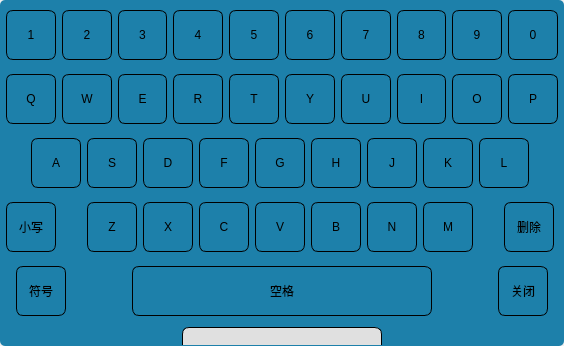
<?xml version="1.0" encoding="UTF-8"?>
<ui version="4.0">
 <class>KeyBoard</class>
 <widget class="QWidget" name="KeyBoard">
  <property name="geometry">
   <rect>
    <x>0</x>
    <y>0</y>
    <width>564</width>
    <height>346</height>
   </rect>
  </property>
  <property name="windowTitle">
   <string>Form</string>
  </property>
  <property name="styleSheet">
   <string notr="true">#centralwidget{
	background-color: rgb(29, 128, 170);
	border-radius: 5px;
}

QPushButton{
	border: 1px solid black;
	border-radius: 7px;
}

#widget_move{
	border-left: 1px solid black;
	border-right: 1px solid black;
	border-top: 1px solid black;
	border-bottom: 0px;
	border-top-left-radius: 7px;
	border-top-right-radius: 7px;
	background-color: rgb(224, 224, 224);
}</string>
  </property>
  <layout class="QHBoxLayout" name="horizontalLayout">
   <property name="spacing">
    <number>0</number>
   </property>
   <property name="leftMargin">
    <number>0</number>
   </property>
   <property name="topMargin">
    <number>0</number>
   </property>
   <property name="rightMargin">
    <number>0</number>
   </property>
   <property name="bottomMargin">
    <number>0</number>
   </property>
   <item>
    <widget class="QWidget" name="centralwidget" native="true">
     <property name="styleSheet">
      <string notr="true"/>
     </property>
     <layout class="QVBoxLayout" name="verticalLayout">
      <property name="leftMargin">
       <number>6</number>
      </property>
      <property name="topMargin">
       <number>6</number>
      </property>
      <property name="rightMargin">
       <number>6</number>
      </property>
      <property name="bottomMargin">
       <number>0</number>
      </property>
      <item>
       <widget class="QWidget" name="widget_4" native="true">
        <layout class="QHBoxLayout" name="horizontalLayout_3">
         <property name="leftMargin">
          <number>0</number>
         </property>
         <property name="topMargin">
          <number>0</number>
         </property>
         <property name="rightMargin">
          <number>0</number>
         </property>
         <property name="bottomMargin">
          <number>0</number>
         </property>
         <item>
          <widget class="QPushButton" name="pushButton_2">
           <property name="sizePolicy">
            <sizepolicy hsizetype="Preferred" vsizetype="Preferred">
             <horstretch>0</horstretch>
             <verstretch>0</verstretch>
            </sizepolicy>
           </property>
           <property name="minimumSize">
            <size>
             <width>0</width>
             <height>0</height>
            </size>
           </property>
           <property name="maximumSize">
            <size>
             <width>50</width>
             <height>50</height>
            </size>
           </property>
           <property name="focusPolicy">
            <enum>Qt::NoFocus</enum>
           </property>
           <property name="text">
            <string>1</string>
           </property>
           <property name="autoDefault">
            <bool>false</bool>
           </property>
          </widget>
         </item>
         <item>
          <widget class="QPushButton" name="pushButton_3">
           <property name="sizePolicy">
            <sizepolicy hsizetype="Preferred" vsizetype="Preferred">
             <horstretch>0</horstretch>
             <verstretch>0</verstretch>
            </sizepolicy>
           </property>
           <property name="minimumSize">
            <size>
             <width>0</width>
             <height>0</height>
            </size>
           </property>
           <property name="maximumSize">
            <size>
             <width>50</width>
             <height>50</height>
            </size>
           </property>
           <property name="focusPolicy">
            <enum>Qt::NoFocus</enum>
           </property>
           <property name="text">
            <string>2</string>
           </property>
           <property name="autoDefault">
            <bool>false</bool>
           </property>
          </widget>
         </item>
         <item>
          <widget class="QPushButton" name="pushButton_4">
           <property name="sizePolicy">
            <sizepolicy hsizetype="Preferred" vsizetype="Preferred">
             <horstretch>0</horstretch>
             <verstretch>0</verstretch>
            </sizepolicy>
           </property>
           <property name="minimumSize">
            <size>
             <width>0</width>
             <height>0</height>
            </size>
           </property>
           <property name="maximumSize">
            <size>
             <width>50</width>
             <height>50</height>
            </size>
           </property>
           <property name="focusPolicy">
            <enum>Qt::NoFocus</enum>
           </property>
           <property name="text">
            <string>3</string>
           </property>
           <property name="autoDefault">
            <bool>false</bool>
           </property>
          </widget>
         </item>
         <item>
          <widget class="QPushButton" name="pushButton_5">
           <property name="sizePolicy">
            <sizepolicy hsizetype="Preferred" vsizetype="Preferred">
             <horstretch>0</horstretch>
             <verstretch>0</verstretch>
            </sizepolicy>
           </property>
           <property name="minimumSize">
            <size>
             <width>0</width>
             <height>0</height>
            </size>
           </property>
           <property name="maximumSize">
            <size>
             <width>50</width>
             <height>50</height>
            </size>
           </property>
           <property name="focusPolicy">
            <enum>Qt::NoFocus</enum>
           </property>
           <property name="text">
            <string>4</string>
           </property>
           <property name="autoDefault">
            <bool>false</bool>
           </property>
          </widget>
         </item>
         <item>
          <widget class="QPushButton" name="pushButton_6">
           <property name="sizePolicy">
            <sizepolicy hsizetype="Preferred" vsizetype="Preferred">
             <horstretch>0</horstretch>
             <verstretch>0</verstretch>
            </sizepolicy>
           </property>
           <property name="minimumSize">
            <size>
             <width>0</width>
             <height>0</height>
            </size>
           </property>
           <property name="maximumSize">
            <size>
             <width>50</width>
             <height>50</height>
            </size>
           </property>
           <property name="focusPolicy">
            <enum>Qt::NoFocus</enum>
           </property>
           <property name="text">
            <string>5</string>
           </property>
           <property name="autoDefault">
            <bool>false</bool>
           </property>
          </widget>
         </item>
         <item>
          <widget class="QPushButton" name="pushButton_7">
           <property name="sizePolicy">
            <sizepolicy hsizetype="Preferred" vsizetype="Preferred">
             <horstretch>0</horstretch>
             <verstretch>0</verstretch>
            </sizepolicy>
           </property>
           <property name="minimumSize">
            <size>
             <width>0</width>
             <height>0</height>
            </size>
           </property>
           <property name="maximumSize">
            <size>
             <width>50</width>
             <height>50</height>
            </size>
           </property>
           <property name="focusPolicy">
            <enum>Qt::NoFocus</enum>
           </property>
           <property name="text">
            <string>6</string>
           </property>
           <property name="autoDefault">
            <bool>false</bool>
           </property>
          </widget>
         </item>
         <item>
          <widget class="QPushButton" name="pushButton_8">
           <property name="sizePolicy">
            <sizepolicy hsizetype="Preferred" vsizetype="Preferred">
             <horstretch>0</horstretch>
             <verstretch>0</verstretch>
            </sizepolicy>
           </property>
           <property name="minimumSize">
            <size>
             <width>0</width>
             <height>0</height>
            </size>
           </property>
           <property name="maximumSize">
            <size>
             <width>50</width>
             <height>50</height>
            </size>
           </property>
           <property name="focusPolicy">
            <enum>Qt::NoFocus</enum>
           </property>
           <property name="text">
            <string>7</string>
           </property>
           <property name="autoDefault">
            <bool>false</bool>
           </property>
          </widget>
         </item>
         <item>
          <widget class="QPushButton" name="pushButton_9">
           <property name="sizePolicy">
            <sizepolicy hsizetype="Preferred" vsizetype="Preferred">
             <horstretch>0</horstretch>
             <verstretch>0</verstretch>
            </sizepolicy>
           </property>
           <property name="minimumSize">
            <size>
             <width>0</width>
             <height>0</height>
            </size>
           </property>
           <property name="maximumSize">
            <size>
             <width>50</width>
             <height>50</height>
            </size>
           </property>
           <property name="focusPolicy">
            <enum>Qt::NoFocus</enum>
           </property>
           <property name="text">
            <string>8</string>
           </property>
           <property name="autoDefault">
            <bool>false</bool>
           </property>
          </widget>
         </item>
         <item>
          <widget class="QPushButton" name="pushButton_10">
           <property name="sizePolicy">
            <sizepolicy hsizetype="Preferred" vsizetype="Preferred">
             <horstretch>0</horstretch>
             <verstretch>0</verstretch>
            </sizepolicy>
           </property>
           <property name="minimumSize">
            <size>
             <width>0</width>
             <height>0</height>
            </size>
           </property>
           <property name="maximumSize">
            <size>
             <width>50</width>
             <height>50</height>
            </size>
           </property>
           <property name="focusPolicy">
            <enum>Qt::NoFocus</enum>
           </property>
           <property name="text">
            <string>9</string>
           </property>
           <property name="autoDefault">
            <bool>false</bool>
           </property>
          </widget>
         </item>
         <item>
          <widget class="QPushButton" name="pushButton_11">
           <property name="sizePolicy">
            <sizepolicy hsizetype="Preferred" vsizetype="Preferred">
             <horstretch>0</horstretch>
             <verstretch>0</verstretch>
            </sizepolicy>
           </property>
           <property name="minimumSize">
            <size>
             <width>0</width>
             <height>0</height>
            </size>
           </property>
           <property name="maximumSize">
            <size>
             <width>50</width>
             <height>50</height>
            </size>
           </property>
           <property name="focusPolicy">
            <enum>Qt::NoFocus</enum>
           </property>
           <property name="text">
            <string>0</string>
           </property>
           <property name="autoDefault">
            <bool>false</bool>
           </property>
          </widget>
         </item>
        </layout>
       </widget>
      </item>
      <item>
       <widget class="QWidget" name="widget_2" native="true">
        <layout class="QHBoxLayout" name="horizontalLayout_5">
         <property name="leftMargin">
          <number>0</number>
         </property>
         <property name="topMargin">
          <number>0</number>
         </property>
         <property name="rightMargin">
          <number>0</number>
         </property>
         <property name="bottomMargin">
          <number>0</number>
         </property>
         <item>
          <widget class="QPushButton" name="pushButton_21">
           <property name="sizePolicy">
            <sizepolicy hsizetype="Preferred" vsizetype="Preferred">
             <horstretch>0</horstretch>
             <verstretch>0</verstretch>
            </sizepolicy>
           </property>
           <property name="minimumSize">
            <size>
             <width>0</width>
             <height>0</height>
            </size>
           </property>
           <property name="maximumSize">
            <size>
             <width>50</width>
             <height>50</height>
            </size>
           </property>
           <property name="focusPolicy">
            <enum>Qt::NoFocus</enum>
           </property>
           <property name="text">
            <string>Q</string>
           </property>
          </widget>
         </item>
         <item>
          <widget class="QPushButton" name="pushButton_15">
           <property name="sizePolicy">
            <sizepolicy hsizetype="Preferred" vsizetype="Preferred">
             <horstretch>0</horstretch>
             <verstretch>0</verstretch>
            </sizepolicy>
           </property>
           <property name="minimumSize">
            <size>
             <width>0</width>
             <height>0</height>
            </size>
           </property>
           <property name="maximumSize">
            <size>
             <width>50</width>
             <height>50</height>
            </size>
           </property>
           <property name="focusPolicy">
            <enum>Qt::NoFocus</enum>
           </property>
           <property name="text">
            <string>W</string>
           </property>
          </widget>
         </item>
         <item>
          <widget class="QPushButton" name="pushButton_17">
           <property name="sizePolicy">
            <sizepolicy hsizetype="Preferred" vsizetype="Preferred">
             <horstretch>0</horstretch>
             <verstretch>0</verstretch>
            </sizepolicy>
           </property>
           <property name="minimumSize">
            <size>
             <width>0</width>
             <height>0</height>
            </size>
           </property>
           <property name="maximumSize">
            <size>
             <width>50</width>
             <height>50</height>
            </size>
           </property>
           <property name="focusPolicy">
            <enum>Qt::NoFocus</enum>
           </property>
           <property name="text">
            <string>E</string>
           </property>
          </widget>
         </item>
         <item>
          <widget class="QPushButton" name="pushButton_20">
           <property name="sizePolicy">
            <sizepolicy hsizetype="Preferred" vsizetype="Preferred">
             <horstretch>0</horstretch>
             <verstretch>0</verstretch>
            </sizepolicy>
           </property>
           <property name="minimumSize">
            <size>
             <width>0</width>
             <height>0</height>
            </size>
           </property>
           <property name="maximumSize">
            <size>
             <width>50</width>
             <height>50</height>
            </size>
           </property>
           <property name="focusPolicy">
            <enum>Qt::NoFocus</enum>
           </property>
           <property name="text">
            <string>R</string>
           </property>
          </widget>
         </item>
         <item>
          <widget class="QPushButton" name="pushButton_13">
           <property name="sizePolicy">
            <sizepolicy hsizetype="Preferred" vsizetype="Preferred">
             <horstretch>0</horstretch>
             <verstretch>0</verstretch>
            </sizepolicy>
           </property>
           <property name="minimumSize">
            <size>
             <width>0</width>
             <height>0</height>
            </size>
           </property>
           <property name="maximumSize">
            <size>
             <width>50</width>
             <height>50</height>
            </size>
           </property>
           <property name="focusPolicy">
            <enum>Qt::NoFocus</enum>
           </property>
           <property name="text">
            <string>T</string>
           </property>
          </widget>
         </item>
         <item>
          <widget class="QPushButton" name="pushButton_16">
           <property name="sizePolicy">
            <sizepolicy hsizetype="Preferred" vsizetype="Preferred">
             <horstretch>0</horstretch>
             <verstretch>0</verstretch>
            </sizepolicy>
           </property>
           <property name="minimumSize">
            <size>
             <width>0</width>
             <height>0</height>
            </size>
           </property>
           <property name="maximumSize">
            <size>
             <width>50</width>
             <height>50</height>
            </size>
           </property>
           <property name="focusPolicy">
            <enum>Qt::NoFocus</enum>
           </property>
           <property name="text">
            <string>Y</string>
           </property>
          </widget>
         </item>
         <item>
          <widget class="QPushButton" name="pushButton_14">
           <property name="sizePolicy">
            <sizepolicy hsizetype="Preferred" vsizetype="Preferred">
             <horstretch>0</horstretch>
             <verstretch>0</verstretch>
            </sizepolicy>
           </property>
           <property name="minimumSize">
            <size>
             <width>0</width>
             <height>0</height>
            </size>
           </property>
           <property name="maximumSize">
            <size>
             <width>50</width>
             <height>50</height>
            </size>
           </property>
           <property name="focusPolicy">
            <enum>Qt::NoFocus</enum>
           </property>
           <property name="text">
            <string>U</string>
           </property>
          </widget>
         </item>
         <item>
          <widget class="QPushButton" name="pushButton_19">
           <property name="sizePolicy">
            <sizepolicy hsizetype="Preferred" vsizetype="Preferred">
             <horstretch>0</horstretch>
             <verstretch>0</verstretch>
            </sizepolicy>
           </property>
           <property name="minimumSize">
            <size>
             <width>0</width>
             <height>0</height>
            </size>
           </property>
           <property name="maximumSize">
            <size>
             <width>50</width>
             <height>50</height>
            </size>
           </property>
           <property name="focusPolicy">
            <enum>Qt::NoFocus</enum>
           </property>
           <property name="text">
            <string>I</string>
           </property>
          </widget>
         </item>
         <item>
          <widget class="QPushButton" name="pushButton_18">
           <property name="sizePolicy">
            <sizepolicy hsizetype="Preferred" vsizetype="Preferred">
             <horstretch>0</horstretch>
             <verstretch>0</verstretch>
            </sizepolicy>
           </property>
           <property name="minimumSize">
            <size>
             <width>0</width>
             <height>0</height>
            </size>
           </property>
           <property name="maximumSize">
            <size>
             <width>50</width>
             <height>50</height>
            </size>
           </property>
           <property name="focusPolicy">
            <enum>Qt::NoFocus</enum>
           </property>
           <property name="text">
            <string>O</string>
           </property>
          </widget>
         </item>
         <item>
          <widget class="QPushButton" name="pushButton_24">
           <property name="sizePolicy">
            <sizepolicy hsizetype="Preferred" vsizetype="Preferred">
             <horstretch>0</horstretch>
             <verstretch>0</verstretch>
            </sizepolicy>
           </property>
           <property name="minimumSize">
            <size>
             <width>0</width>
             <height>0</height>
            </size>
           </property>
           <property name="maximumSize">
            <size>
             <width>50</width>
             <height>50</height>
            </size>
           </property>
           <property name="focusPolicy">
            <enum>Qt::NoFocus</enum>
           </property>
           <property name="text">
            <string>P</string>
           </property>
          </widget>
         </item>
        </layout>
       </widget>
      </item>
      <item>
       <widget class="QWidget" name="widget_3" native="true">
        <layout class="QHBoxLayout" name="horizontalLayout_2">
         <property name="leftMargin">
          <number>0</number>
         </property>
         <property name="topMargin">
          <number>0</number>
         </property>
         <property name="rightMargin">
          <number>0</number>
         </property>
         <property name="bottomMargin">
          <number>0</number>
         </property>
         <item>
          <spacer name="horizontalSpacer">
           <property name="orientation">
            <enum>Qt::Horizontal</enum>
           </property>
           <property name="sizeType">
            <enum>QSizePolicy::Fixed</enum>
           </property>
           <property name="sizeHint" stdset="0">
            <size>
             <width>25</width>
             <height>20</height>
            </size>
           </property>
          </spacer>
         </item>
         <item>
          <widget class="QPushButton" name="pushButton_39">
           <property name="sizePolicy">
            <sizepolicy hsizetype="Preferred" vsizetype="Preferred">
             <horstretch>0</horstretch>
             <verstretch>0</verstretch>
            </sizepolicy>
           </property>
           <property name="minimumSize">
            <size>
             <width>0</width>
             <height>0</height>
            </size>
           </property>
           <property name="maximumSize">
            <size>
             <width>50</width>
             <height>50</height>
            </size>
           </property>
           <property name="focusPolicy">
            <enum>Qt::NoFocus</enum>
           </property>
           <property name="text">
            <string>A</string>
           </property>
          </widget>
         </item>
         <item>
          <widget class="QPushButton" name="pushButton_30">
           <property name="sizePolicy">
            <sizepolicy hsizetype="Preferred" vsizetype="Preferred">
             <horstretch>0</horstretch>
             <verstretch>0</verstretch>
            </sizepolicy>
           </property>
           <property name="minimumSize">
            <size>
             <width>0</width>
             <height>0</height>
            </size>
           </property>
           <property name="maximumSize">
            <size>
             <width>50</width>
             <height>50</height>
            </size>
           </property>
           <property name="focusPolicy">
            <enum>Qt::NoFocus</enum>
           </property>
           <property name="text">
            <string>S</string>
           </property>
          </widget>
         </item>
         <item>
          <widget class="QPushButton" name="pushButton_32">
           <property name="sizePolicy">
            <sizepolicy hsizetype="Preferred" vsizetype="Preferred">
             <horstretch>0</horstretch>
             <verstretch>0</verstretch>
            </sizepolicy>
           </property>
           <property name="minimumSize">
            <size>
             <width>0</width>
             <height>0</height>
            </size>
           </property>
           <property name="maximumSize">
            <size>
             <width>50</width>
             <height>50</height>
            </size>
           </property>
           <property name="focusPolicy">
            <enum>Qt::NoFocus</enum>
           </property>
           <property name="text">
            <string>D</string>
           </property>
          </widget>
         </item>
         <item>
          <widget class="QPushButton" name="pushButton_36">
           <property name="sizePolicy">
            <sizepolicy hsizetype="Preferred" vsizetype="Preferred">
             <horstretch>0</horstretch>
             <verstretch>0</verstretch>
            </sizepolicy>
           </property>
           <property name="minimumSize">
            <size>
             <width>0</width>
             <height>0</height>
            </size>
           </property>
           <property name="maximumSize">
            <size>
             <width>50</width>
             <height>50</height>
            </size>
           </property>
           <property name="focusPolicy">
            <enum>Qt::NoFocus</enum>
           </property>
           <property name="text">
            <string>F</string>
           </property>
          </widget>
         </item>
         <item>
          <widget class="QPushButton" name="pushButton_26">
           <property name="sizePolicy">
            <sizepolicy hsizetype="Preferred" vsizetype="Preferred">
             <horstretch>0</horstretch>
             <verstretch>0</verstretch>
            </sizepolicy>
           </property>
           <property name="minimumSize">
            <size>
             <width>0</width>
             <height>0</height>
            </size>
           </property>
           <property name="maximumSize">
            <size>
             <width>50</width>
             <height>50</height>
            </size>
           </property>
           <property name="focusPolicy">
            <enum>Qt::NoFocus</enum>
           </property>
           <property name="text">
            <string>G</string>
           </property>
          </widget>
         </item>
         <item>
          <widget class="QPushButton" name="pushButton_31">
           <property name="sizePolicy">
            <sizepolicy hsizetype="Preferred" vsizetype="Preferred">
             <horstretch>0</horstretch>
             <verstretch>0</verstretch>
            </sizepolicy>
           </property>
           <property name="minimumSize">
            <size>
             <width>0</width>
             <height>0</height>
            </size>
           </property>
           <property name="maximumSize">
            <size>
             <width>50</width>
             <height>50</height>
            </size>
           </property>
           <property name="focusPolicy">
            <enum>Qt::NoFocus</enum>
           </property>
           <property name="text">
            <string>H</string>
           </property>
          </widget>
         </item>
         <item>
          <widget class="QPushButton" name="pushButton_29">
           <property name="sizePolicy">
            <sizepolicy hsizetype="Preferred" vsizetype="Preferred">
             <horstretch>0</horstretch>
             <verstretch>0</verstretch>
            </sizepolicy>
           </property>
           <property name="minimumSize">
            <size>
             <width>0</width>
             <height>0</height>
            </size>
           </property>
           <property name="maximumSize">
            <size>
             <width>50</width>
             <height>50</height>
            </size>
           </property>
           <property name="focusPolicy">
            <enum>Qt::NoFocus</enum>
           </property>
           <property name="text">
            <string>J</string>
           </property>
          </widget>
         </item>
         <item>
          <widget class="QPushButton" name="pushButton_35">
           <property name="sizePolicy">
            <sizepolicy hsizetype="Preferred" vsizetype="Preferred">
             <horstretch>0</horstretch>
             <verstretch>0</verstretch>
            </sizepolicy>
           </property>
           <property name="minimumSize">
            <size>
             <width>0</width>
             <height>0</height>
            </size>
           </property>
           <property name="maximumSize">
            <size>
             <width>50</width>
             <height>50</height>
            </size>
           </property>
           <property name="focusPolicy">
            <enum>Qt::NoFocus</enum>
           </property>
           <property name="text">
            <string>K</string>
           </property>
          </widget>
         </item>
         <item>
          <widget class="QPushButton" name="pushButton_34">
           <property name="sizePolicy">
            <sizepolicy hsizetype="Preferred" vsizetype="Preferred">
             <horstretch>0</horstretch>
             <verstretch>0</verstretch>
            </sizepolicy>
           </property>
           <property name="minimumSize">
            <size>
             <width>0</width>
             <height>0</height>
            </size>
           </property>
           <property name="maximumSize">
            <size>
             <width>50</width>
             <height>50</height>
            </size>
           </property>
           <property name="focusPolicy">
            <enum>Qt::NoFocus</enum>
           </property>
           <property name="text">
            <string>L</string>
           </property>
          </widget>
         </item>
         <item>
          <spacer name="horizontalSpacer_2">
           <property name="orientation">
            <enum>Qt::Horizontal</enum>
           </property>
           <property name="sizeType">
            <enum>QSizePolicy::Fixed</enum>
           </property>
           <property name="sizeHint" stdset="0">
            <size>
             <width>25</width>
             <height>20</height>
            </size>
           </property>
          </spacer>
         </item>
        </layout>
       </widget>
      </item>
      <item>
       <widget class="QWidget" name="widget_5" native="true">
        <layout class="QHBoxLayout" name="horizontalLayout_4">
         <property name="leftMargin">
          <number>0</number>
         </property>
         <property name="topMargin">
          <number>0</number>
         </property>
         <property name="rightMargin">
          <number>0</number>
         </property>
         <property name="bottomMargin">
          <number>0</number>
         </property>
         <item>
          <widget class="QPushButton" name="pushButton_switch">
           <property name="sizePolicy">
            <sizepolicy hsizetype="Preferred" vsizetype="Preferred">
             <horstretch>0</horstretch>
             <verstretch>0</verstretch>
            </sizepolicy>
           </property>
           <property name="minimumSize">
            <size>
             <width>0</width>
             <height>0</height>
            </size>
           </property>
           <property name="maximumSize">
            <size>
             <width>50</width>
             <height>50</height>
            </size>
           </property>
           <property name="focusPolicy">
            <enum>Qt::NoFocus</enum>
           </property>
           <property name="text">
            <string>小写</string>
           </property>
           <property name="checkable">
            <bool>true</bool>
           </property>
           <property name="checked">
            <bool>false</bool>
           </property>
          </widget>
         </item>
         <item>
          <spacer name="horizontalSpacer_3">
           <property name="orientation">
            <enum>Qt::Horizontal</enum>
           </property>
           <property name="sizeType">
            <enum>QSizePolicy::Fixed</enum>
           </property>
           <property name="sizeHint" stdset="0">
            <size>
             <width>25</width>
             <height>20</height>
            </size>
           </property>
          </spacer>
         </item>
         <item>
          <widget class="QPushButton" name="pushButton_42">
           <property name="sizePolicy">
            <sizepolicy hsizetype="Preferred" vsizetype="Preferred">
             <horstretch>0</horstretch>
             <verstretch>0</verstretch>
            </sizepolicy>
           </property>
           <property name="minimumSize">
            <size>
             <width>0</width>
             <height>0</height>
            </size>
           </property>
           <property name="maximumSize">
            <size>
             <width>50</width>
             <height>50</height>
            </size>
           </property>
           <property name="focusPolicy">
            <enum>Qt::NoFocus</enum>
           </property>
           <property name="text">
            <string>Z</string>
           </property>
          </widget>
         </item>
         <item>
          <widget class="QPushButton" name="pushButton_27">
           <property name="sizePolicy">
            <sizepolicy hsizetype="Preferred" vsizetype="Preferred">
             <horstretch>0</horstretch>
             <verstretch>0</verstretch>
            </sizepolicy>
           </property>
           <property name="minimumSize">
            <size>
             <width>0</width>
             <height>0</height>
            </size>
           </property>
           <property name="maximumSize">
            <size>
             <width>50</width>
             <height>50</height>
            </size>
           </property>
           <property name="focusPolicy">
            <enum>Qt::NoFocus</enum>
           </property>
           <property name="text">
            <string>X</string>
           </property>
          </widget>
         </item>
         <item>
          <widget class="QPushButton" name="pushButton_28">
           <property name="sizePolicy">
            <sizepolicy hsizetype="Preferred" vsizetype="Preferred">
             <horstretch>0</horstretch>
             <verstretch>0</verstretch>
            </sizepolicy>
           </property>
           <property name="minimumSize">
            <size>
             <width>0</width>
             <height>0</height>
            </size>
           </property>
           <property name="maximumSize">
            <size>
             <width>50</width>
             <height>50</height>
            </size>
           </property>
           <property name="focusPolicy">
            <enum>Qt::NoFocus</enum>
           </property>
           <property name="text">
            <string>C</string>
           </property>
          </widget>
         </item>
         <item>
          <widget class="QPushButton" name="pushButton_41">
           <property name="sizePolicy">
            <sizepolicy hsizetype="Preferred" vsizetype="Preferred">
             <horstretch>0</horstretch>
             <verstretch>0</verstretch>
            </sizepolicy>
           </property>
           <property name="minimumSize">
            <size>
             <width>0</width>
             <height>0</height>
            </size>
           </property>
           <property name="maximumSize">
            <size>
             <width>50</width>
             <height>50</height>
            </size>
           </property>
           <property name="focusPolicy">
            <enum>Qt::NoFocus</enum>
           </property>
           <property name="text">
            <string>V</string>
           </property>
          </widget>
         </item>
         <item>
          <widget class="QPushButton" name="pushButton_40">
           <property name="sizePolicy">
            <sizepolicy hsizetype="Preferred" vsizetype="Preferred">
             <horstretch>0</horstretch>
             <verstretch>0</verstretch>
            </sizepolicy>
           </property>
           <property name="minimumSize">
            <size>
             <width>0</width>
             <height>0</height>
            </size>
           </property>
           <property name="maximumSize">
            <size>
             <width>50</width>
             <height>50</height>
            </size>
           </property>
           <property name="focusPolicy">
            <enum>Qt::NoFocus</enum>
           </property>
           <property name="text">
            <string>B</string>
           </property>
          </widget>
         </item>
         <item>
          <widget class="QPushButton" name="pushButton_37">
           <property name="sizePolicy">
            <sizepolicy hsizetype="Preferred" vsizetype="Preferred">
             <horstretch>0</horstretch>
             <verstretch>0</verstretch>
            </sizepolicy>
           </property>
           <property name="minimumSize">
            <size>
             <width>0</width>
             <height>0</height>
            </size>
           </property>
           <property name="maximumSize">
            <size>
             <width>50</width>
             <height>50</height>
            </size>
           </property>
           <property name="focusPolicy">
            <enum>Qt::NoFocus</enum>
           </property>
           <property name="text">
            <string>N</string>
           </property>
          </widget>
         </item>
         <item>
          <widget class="QPushButton" name="pushButton_23">
           <property name="sizePolicy">
            <sizepolicy hsizetype="Preferred" vsizetype="Preferred">
             <horstretch>0</horstretch>
             <verstretch>0</verstretch>
            </sizepolicy>
           </property>
           <property name="minimumSize">
            <size>
             <width>0</width>
             <height>0</height>
            </size>
           </property>
           <property name="maximumSize">
            <size>
             <width>50</width>
             <height>50</height>
            </size>
           </property>
           <property name="focusPolicy">
            <enum>Qt::NoFocus</enum>
           </property>
           <property name="text">
            <string>M</string>
           </property>
          </widget>
         </item>
         <item>
          <spacer name="horizontalSpacer_4">
           <property name="orientation">
            <enum>Qt::Horizontal</enum>
           </property>
           <property name="sizeType">
            <enum>QSizePolicy::Fixed</enum>
           </property>
           <property name="sizeHint" stdset="0">
            <size>
             <width>25</width>
             <height>20</height>
            </size>
           </property>
          </spacer>
         </item>
         <item>
          <widget class="QPushButton" name="pushButton_delete">
           <property name="sizePolicy">
            <sizepolicy hsizetype="Preferred" vsizetype="Preferred">
             <horstretch>0</horstretch>
             <verstretch>0</verstretch>
            </sizepolicy>
           </property>
           <property name="minimumSize">
            <size>
             <width>0</width>
             <height>0</height>
            </size>
           </property>
           <property name="maximumSize">
            <size>
             <width>50</width>
             <height>50</height>
            </size>
           </property>
           <property name="focusPolicy">
            <enum>Qt::NoFocus</enum>
           </property>
           <property name="text">
            <string>删除</string>
           </property>
          </widget>
         </item>
        </layout>
       </widget>
      </item>
      <item>
       <widget class="QWidget" name="widget_6" native="true">
        <layout class="QHBoxLayout" name="horizontalLayout_6">
         <property name="leftMargin">
          <number>0</number>
         </property>
         <property name="topMargin">
          <number>0</number>
         </property>
         <property name="rightMargin">
          <number>0</number>
         </property>
         <property name="bottomMargin">
          <number>0</number>
         </property>
         <item>
          <widget class="QPushButton" name="pushButton_symbol">
           <property name="sizePolicy">
            <sizepolicy hsizetype="Preferred" vsizetype="Preferred">
             <horstretch>0</horstretch>
             <verstretch>0</verstretch>
            </sizepolicy>
           </property>
           <property name="minimumSize">
            <size>
             <width>0</width>
             <height>0</height>
            </size>
           </property>
           <property name="maximumSize">
            <size>
             <width>50</width>
             <height>50</height>
            </size>
           </property>
           <property name="focusPolicy">
            <enum>Qt::NoFocus</enum>
           </property>
           <property name="text">
            <string>符号</string>
           </property>
           <property name="checkable">
            <bool>true</bool>
           </property>
          </widget>
         </item>
         <item>
          <spacer name="horizontalSpacer_5">
           <property name="orientation">
            <enum>Qt::Horizontal</enum>
           </property>
           <property name="sizeType">
            <enum>QSizePolicy::Fixed</enum>
           </property>
           <property name="sizeHint" stdset="0">
            <size>
             <width>50</width>
             <height>20</height>
            </size>
           </property>
          </spacer>
         </item>
         <item>
          <widget class="QPushButton" name="pushButton_space">
           <property name="sizePolicy">
            <sizepolicy hsizetype="Preferred" vsizetype="Preferred">
             <horstretch>0</horstretch>
             <verstretch>0</verstretch>
            </sizepolicy>
           </property>
           <property name="minimumSize">
            <size>
             <width>0</width>
             <height>0</height>
            </size>
           </property>
           <property name="maximumSize">
            <size>
             <width>300</width>
             <height>50</height>
            </size>
           </property>
           <property name="focusPolicy">
            <enum>Qt::NoFocus</enum>
           </property>
           <property name="text">
            <string>空格</string>
           </property>
          </widget>
         </item>
         <item>
          <spacer name="horizontalSpacer_6">
           <property name="orientation">
            <enum>Qt::Horizontal</enum>
           </property>
           <property name="sizeType">
            <enum>QSizePolicy::Fixed</enum>
           </property>
           <property name="sizeHint" stdset="0">
            <size>
             <width>50</width>
             <height>20</height>
            </size>
           </property>
          </spacer>
         </item>
         <item>
          <widget class="QPushButton" name="pushButton_close">
           <property name="sizePolicy">
            <sizepolicy hsizetype="Preferred" vsizetype="Preferred">
             <horstretch>0</horstretch>
             <verstretch>0</verstretch>
            </sizepolicy>
           </property>
           <property name="minimumSize">
            <size>
             <width>0</width>
             <height>0</height>
            </size>
           </property>
           <property name="maximumSize">
            <size>
             <width>50</width>
             <height>50</height>
            </size>
           </property>
           <property name="text">
            <string>关闭</string>
           </property>
          </widget>
         </item>
        </layout>
       </widget>
      </item>
      <item>
       <widget class="QWidget" name="widget" native="true">
        <property name="maximumSize">
         <size>
          <width>16777215</width>
          <height>20</height>
         </size>
        </property>
        <layout class="QHBoxLayout" name="horizontalLayout_7">
         <property name="spacing">
          <number>0</number>
         </property>
         <property name="leftMargin">
          <number>1</number>
         </property>
         <property name="topMargin">
          <number>1</number>
         </property>
         <property name="rightMargin">
          <number>1</number>
         </property>
         <property name="bottomMargin">
          <number>1</number>
         </property>
         <item>
          <spacer name="horizontalSpacer_8">
           <property name="orientation">
            <enum>Qt::Horizontal</enum>
           </property>
           <property name="sizeHint" stdset="0">
            <size>
             <width>40</width>
             <height>20</height>
            </size>
           </property>
          </spacer>
         </item>
         <item>
          <widget class="QWidget" name="widget_move" native="true">
           <property name="minimumSize">
            <size>
             <width>200</width>
             <height>0</height>
            </size>
           </property>
          </widget>
         </item>
         <item>
          <spacer name="horizontalSpacer_7">
           <property name="orientation">
            <enum>Qt::Horizontal</enum>
           </property>
           <property name="sizeHint" stdset="0">
            <size>
             <width>40</width>
             <height>20</height>
            </size>
           </property>
          </spacer>
         </item>
        </layout>
       </widget>
      </item>
     </layout>
    </widget>
   </item>
  </layout>
 </widget>
 <resources/>
 <connections/>
</ui>
